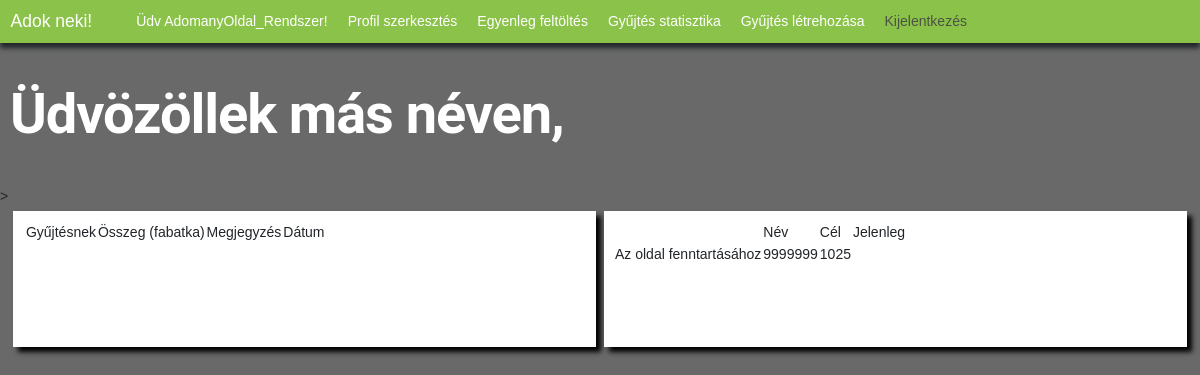
/gyujtesStat/ (signed in), run on the app's committed database.
### app/models.py (models this page shows)
class gyujtes(models.Model):
    publikalo = models.ForeignKey(
        settings.AUTH_USER_MODEL, on_delete=models.CASCADE)
    cim = models.CharField(max_length=255)
    leiras = models.TextField()
    promocios = models.BooleanField(default=False)
    minAr = models.IntegerField(null=False)
    cel = models.IntegerField()
    jelenleg = models.IntegerField(default=0)
    datumIdo_UTC = models.DateTimeField(default=timezone.now())
    celDatum = models.DateTimeField(null=True)
    class Meta:
        ordering = ["id"]
    def __str__(self) -> str:
        return super().__str__()

### app/views.py (the view)
# urls.py: path("gyujtesStat/", views.gyujtesStat, name="gyujtesStat"),
def gyujtesStat(request):
    UserModel = User.objects.get(id=request.user.id)
    fizetesek = fizetes.objects.filter(ki=UserModel.id)
    print("eltárolt fizetések")
    for i in fizetesek:
        print(i.id)
    print("fizetesek ==0?")
    if len(fizetesek) == 0:
        print("aha")
        fizetesek = "Ön még nem adományozott semmilyen célnak eddig."
    else:
        print("ha nem")
        print(len(fizetesek))
    gyujtesek = gyujtes.objects.filter(publikalo=UserModel.id)
    print("eltárolt gyüjtések")
    for i in gyujtesek:
        print(i.id)
    print("gyujtesek ==0?")
    if len(gyujtesek) == 0:
        print("aha")
        gyujtesek = "Ön még nem hozott létre egy gyűjtést sem."
    else:
        print("ha nem")
        print(gyujtesek)
        print(len(gyujtesek))
    return render(request, "templates/app/gyujtesStatisztika.html", {"cim": "Adok neki! - Gyűjtés és fizetés statisztikák", "fizetesek": fizetesek, "gyujtesek": gyujtesek})

### app/templates/app/gyujtesStatisztika.html
{% extends "templates/app/layout/layout_nav.html" %}
{% block content %}
{% if user.is_authenticated %}
<h1 id="oldalcim">Üdvözöllek {{felhasznaloAlapertelmezett.first_name}} más néven,
    {{felhasznaloAlapertelmezett.username}} </h1>
>
<div id="oldal_dobozVER">
    <div id="doboz">
        {% if fizetes == "Ön még nem adományozott semmilyen célnak eddig."%}
        <p id="hiba">{{fizetesek}}</p>
        {%else%}
        <table>
            <thead>
                <th>
                <td>Gyűjtésnek</td>
                <td>Összeg (fabatka)</td>
                <td>Megjegyzés</td>
                <td>Dátum</td>
                </th>
            </thead>
            <tbody>
                {%for i in fizetesek%}
                <tr>
                    <td>{{i.gyujtesnek}}</td>
                    <td>{{i.mennyit}}</td>
                    <td>{{i.megjegyzes}}</td>
                </tr>
                {%endfor%}
            </tbody>
        </table>
        {%endif%}
    </div>
    <div id="doboz">
        {% if gyujtesek == "Ön még nem hozott létre egy gyűjtést sem."%}
        <p id="hiba">{{gyujtesek}}</p>
        {% else %}
        <table>
            <thead>
                <th>
                <td>Név</td>
                <td>Cél</td>
                <td>Jelenleg</td>
                </th>
            </thead>
            <tbody>
                {%for i in gyujtesek%}
                <tr>
                    <td>{{i.cim}}</td>
                    <td>{{i.cel}}</td>
                    <td>{{i.jelenleg}}</td>
                </tr>
                {%endfor%}
            </tbody>
        </table>
        {%endif%}
    </div>
</div>
{% else %}
<p id="alternativValasz">Úgy tűnik, hogy nem vagy bejelentkezve! <a href="{% url 'bejelentkezes' %}">Jelentkezz be</a>
    az oldal megtekintéséhez!</p>
{% endif %}
{% endblock %}

### app/templates/app/layout/layout_nav.html (shortened to what this page needs)
{% extends "templates/app/layout/layout_head.html"%}
{%block navbar%}
<nav class="navbar navbar-expand-lg bg-primary">
    <div class="container-fluid">
        <a href="{% url 'kezdolap' %}" id="kezdolapVissza" class="navbar-brand">Adok neki!</a>
        <div class="collapse navbar-collapse" id="navbarNavDropdown">
            {% if user.is_authenticated%}
            <ul class="navbar-nav">
                <li class="nav-item">
                </li>
                <li><a href="{%url 'profil'%}" id="ugras" class="nav-item">Üdv {{request.user.username}}!</a></li>
                <li><a href="{%url 'profilSzerk'%}" id="ugras" class="nav-item">Profil szerkesztés</a></li>
                <li><a href="{%url 'egyenlegFel'%}" id="ugras" class="nav-item">Egyenleg feltöltés</a></li>
                <li><a href="{%url 'gyujtesStat'%}" id="ugras" class="nav-item">Gyűjtés statisztika</a></li>
                <li><a href="{%url 'ujGyujtes'%}" id="ugras" class="nav-item">Gyűjtés létrehozása</a></li>
                <li>
                    <a href="{% url 'kijelentkezes'%}" class="mdl-navigation__link nav-item">Kijelentkezés</a>
                </li>
            </ul>
            {%else%}
            <ul class="navbar-nav">
                <li class="nav-item">
                    <a href="{% url 'bejelentkezes' %}" class="mdl-navigation__link">Bejelentkezés</a>
                </li>
            </ul>
            {%endif%}
        </div>
    </div>
</nav>
{%endblock%}

### app/static/app/main_style.css (style rules this page uses)
body { background-color: #696969; }
#oldalcim { color: white; font-weight: 700; padding: 10px; }
#kezdolapVissza { color: white; text-decoration-line:none; }
#doboz { background-color: white; padding: 10px; box-shadow: 5px 5px 5px black; }
#ugras { color: white; text-decoration-line: none; }
table { width:-moz-available }
.navbar { box-shadow: 0px 5px 5px; }
.navbar-nav .nav-item { padding: 0 10px 0 10px; }
#oldal_dobozVER { display: flex; flex-direction: row; align-items: stretch; justify-content: space-evenly; align-content: safe; padding: 5px; }
#oldal_dobozVER #doboz { width: 49%; }

### data on the page
gyujtes: cim "Az oldal fenntartásához", cel "9999999", jelenleg "1025"

### other printed values
{{ request.user.username }} "AdomanyOldal_Rendszer"
